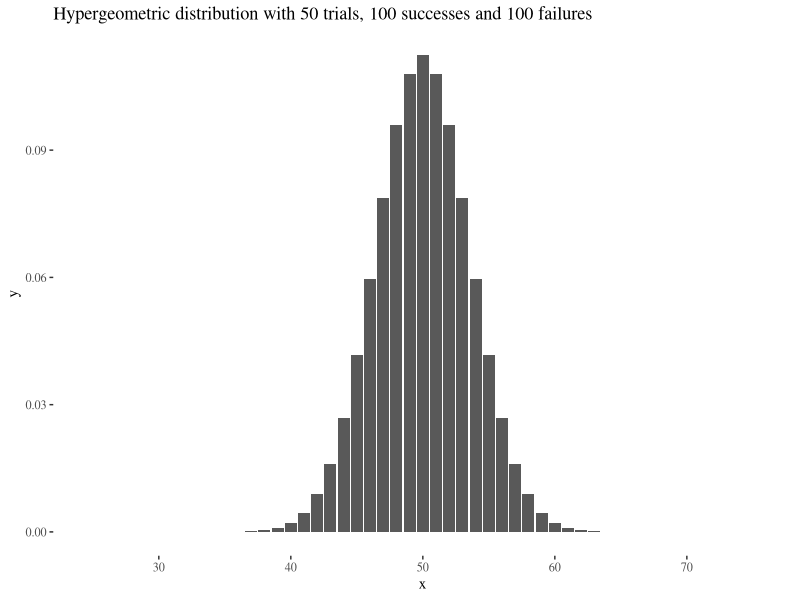
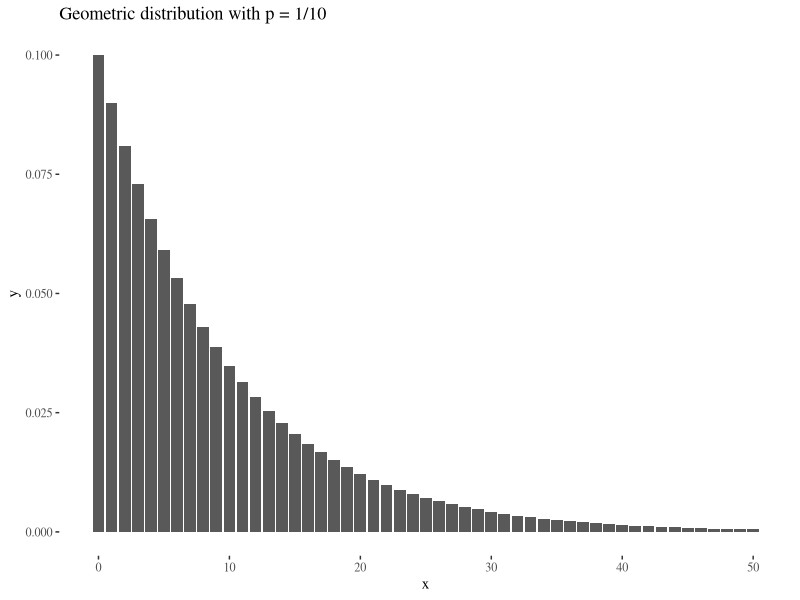
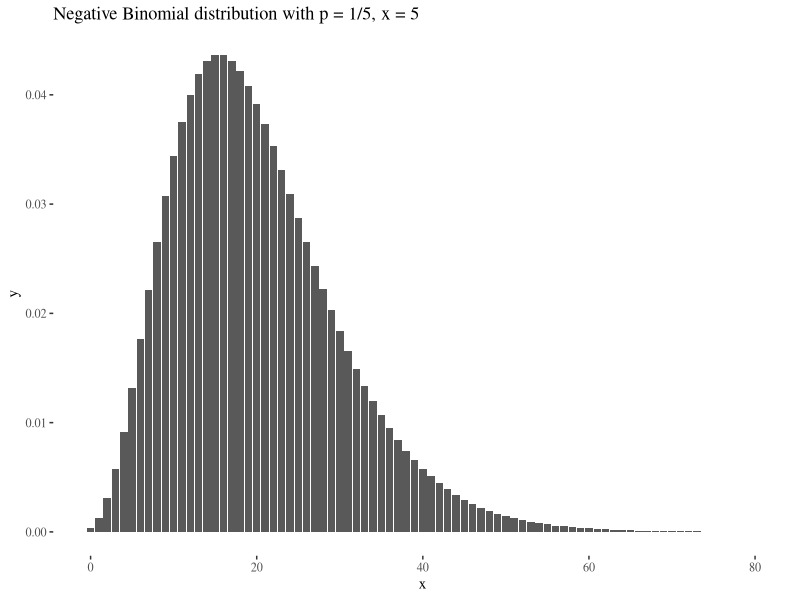
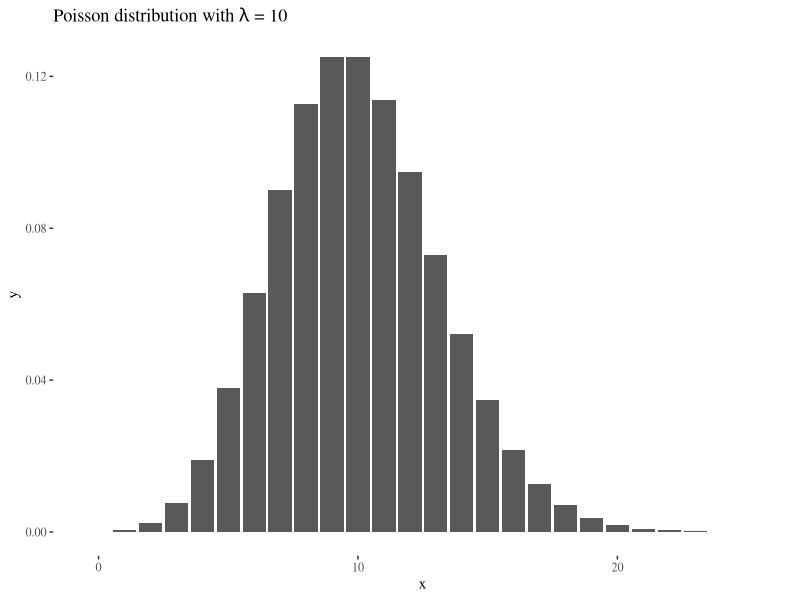
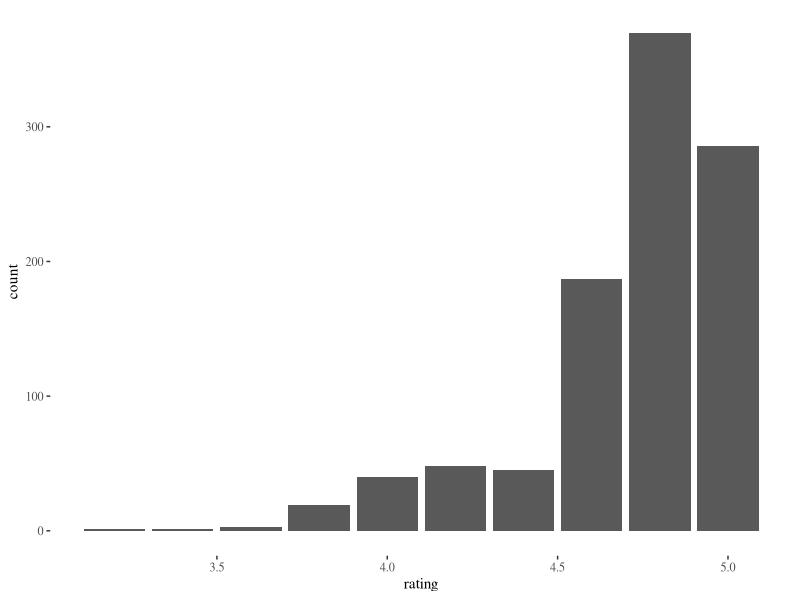

The R source for these figures, in order:
## ---- chunk 1
knitr::opts_chunk$set(echo = TRUE)
library(ggplot2)
library(ggthemes)
## ---- chunk 2
df <- data.frame(x = c(25:75),
                 y = dhyper(25:75, 100, 100, 100))
ggplot(df, aes(x, y)) + 
  geom_bar(stat = "identity", position = "identity") + 
  theme_tufte() + ggtitle("Hypergeometric distribution with 50 trials, 100 successes and 100 failures")
## ---- chunk 3
df <- data.frame(x = c(0:50),
                 y = dgeom(0:50, .1))
ggplot(df, aes(x, y)) + 
  geom_bar(stat = "identity", position = "identity") + 
  theme_tufte() + ggtitle("Geometric distribution with p = 1/10")
## ---- chunk 4
df <- data.frame(x = c(0:80),
                 y = dnbinom(0:80, 5, 1/5))
ggplot(df, aes(x, y)) + 
  geom_bar(stat = "identity", position = "identity") + 
  theme_tufte() + ggtitle("Negative Binomial distribution with p = 1/5, x = 5")
## ---- chunk 5
df <- data.frame(x = c(0:25),
                 y = dpois(0:25, 10))
ggplot(df, aes(x, y)) + 
  geom_bar(stat = "identity", position = "identity") + 
  theme_tufte() + ggtitle(expression(paste("Poisson distribution with ", lambda, " = 10")))
## ---- chunk 6
restaurantB <- c(5,4,5,5,5)
restaurantC <- sample(c(rep(5,31), rep(4,8), 1))
restaurantB
restaurantC
mean(restaurantB)
mean(restaurantC)
table(restaurantC)
## ---- chunk 7
sample(restaurantC, 5, replace = TRUE)
rand_first5 <- data.frame(rating = replicate(1000, mean(sample(restaurantC, 5, replace = TRUE))))
ggplot(rand_first5, aes(rating)) + stat_count() + theme_tufte()
mean(rand_first5$rating >= mean(restaurantB))
## ---- chunk 8
table(restaurantC)/40
